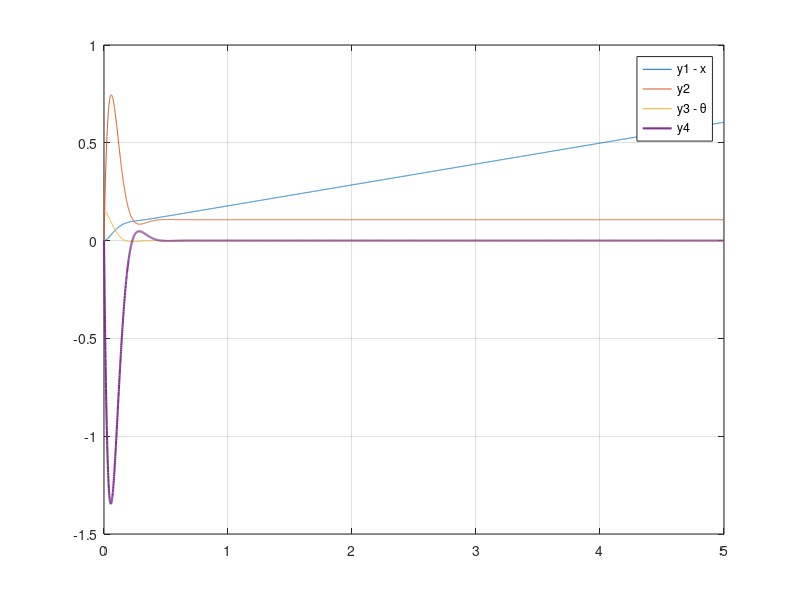
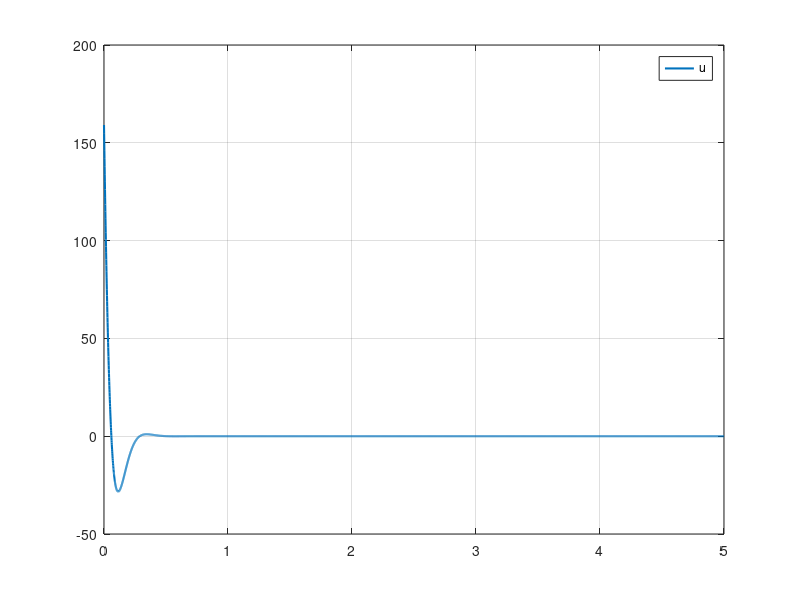

These charts were generated, in order, by the following MATLAB code:
close all;
clear all;
clc; 


%% Physical parameters of the system:
M = 5;
m = 1;
g = 9.8;
l = 0.5;

t0 = 0;
T = 5;
dt = 0.001;
h = dt;
N = (T-t0)/dt; % descretização
k = 0:1:N;
t = t0 + k*dt;

%% Cost function array elements:
alpha_1 = 1;
alpha_2 = 1;
alpha_3 = 1e-6;

S = zeros(4,4);
P = zeros(4,4);
S(3,3)=alpha_1;
P(3,3)=alpha_2;

Q = alpha_3;

Y0 = [0;0;0.15;0]; 
y0 = Y0;


%% Problem linearization matrices, from the state ODE:
DF0 = [0,1,0,0; ...
       0, 0,-(g*m)/M,0; ...
       0,0,0,1; ...
       0,0,(g*M^2 + g*m*M)/(M^2*l),0];
F0 = [0;0;0;0];
G0 = [0;1/M;0;-1/(M*l)];

A = DF0;
B = G0;

M = [A, -B*Q^-1*B.'; -P, -A.'];

V0 = [eye(4); S];


%% RK4
% Butcher table:
aa = [0,0,0,0 ; 1/2,0,0,0 ; 0,1/2,0,0 ; 0,0,1,0];
bb = [1/6,1/3,1/3,1/6];
tt = [0 ; 1/2 ; 1/2 ; 1];
%%
V = zeros(8,4,N+1); % declaro o tensor do sistema que estou a resolver
for j = 1:1:4 % 4 colunas ou 4 sistemas de EDOs independentes
    v0 = V0(:,j);
    
    v = [];
    v = [v v0];
    
    for i = 1:N % varrimento no tempo

    vk = v(:,end);
    
    F1 = -M*vk;
    F2 = -M*( vk + aa(2,1)*h*F1);
    F3 = -M*( vk + aa(3,1)*h*F1+aa(3,2)*h*F2);
    F4 = -M*( vk + aa(4,1)*h*F1+aa(4,2)*h*F2+aa(4,3)*h*F3);
    
    vk_plus_1 = vk + h*(bb(1)*F1+bb(2)*F2+bb(3)*F3+bb(4)*F4);
    v = [v vk_plus_1];

    end 
    V(:,j,:) = flip(v,2);
    j
end


X = V(1:4,:,:);
Y = V(5:8,:,:);

R = zeros(4,4,N+1);
for i = 1:N+1
    R(:,:,i) = Y(:,:,i)*X(:,:,i)^-1;

end 

% maquina!!!!

y = [];
y = [y Y0];


for i = 1:N

yk = y(:,end);

F1 = (A-B*Q^-1*B.'*R(:,:,i))*( yk);
F2 = (A-B*Q^-1*B.'*R(:,:,i))*( yk + aa(2,1)*h*F1);
F3 = (A-B*Q^-1*B.'*R(:,:,i))*( yk + aa(3,1)*h*F1+aa(3,2)*h*F2);
F4 = (A-B*Q^-1*B.'*R(:,:,i))*( yk + aa(4,1)*h*F1+aa(4,2)*h*F2+aa(4,3)*h*F3);

yk_plus_1 = yk + h*(bb(1)*F1+bb(2)*F2+bb(3)*F3+bb(4)*F4);
y = [y yk_plus_1];
end
%% Control u(t):
u = zeros(N+1,1);
for i=1:N+1
    K = -Q^-1*B.'*R(:,:,i);
    u(i) = transpose(y(:,i))*transpose(K);
end 

%% Cost calculation J(u):
J = 0.5 * transpose(y0)*R(:,:,1)* y0
%J = 0.5 * transpose(y0)*R*y0
%% Plots
figure (1)
plot(t,y(1,:),t,y(2,:),t,y(3,:),t,y(4,:),'LineWidth',1.5)
legend('y1 - x','y2','y3 - \theta','y4')
grid;

figure (2)
plot(t,u,'LineWidth',1.5)
legend('u')
grid;



